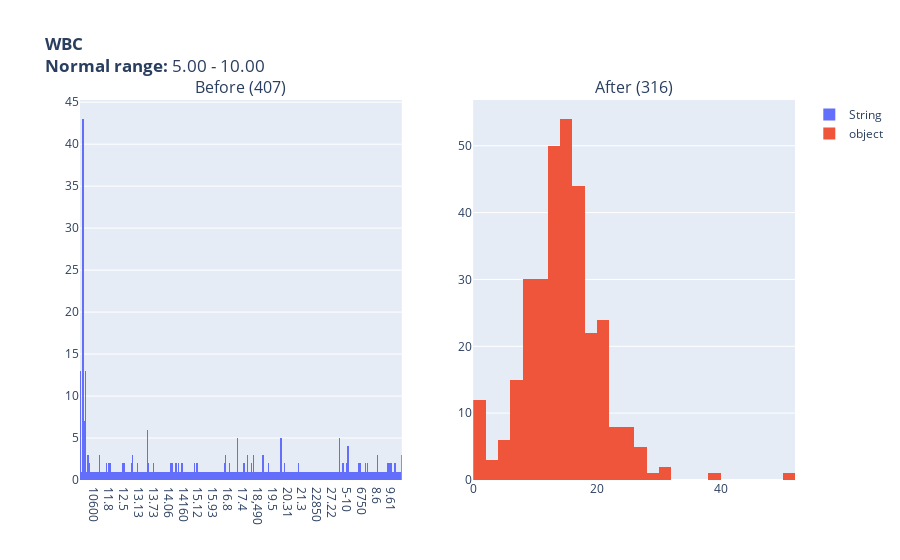

Write notebook code for a chart like this one.
### Code cell
lab_name = 'WBC'
normal_range = '5.00 - 10.00'
before_data = lab_df.loc[lab_df['labItemsNameRef'] == 'WBC']
after_data = selected_lab_df.loc[selected_lab_df['labItemsNameRef'] == 'WBC']

histogram_before_after(lab_name, 
                       normal_range, before_data,after_data)

### Figure 1 — Plotly figure (JSON) as saved in the notebook; plotly's stock layout.template omitted (floating-point values rounded to 4 significant figures; data arrays with more than 128 entries replaced by an {"elided": "..."} marker saying what was removed)
{"data": [{"hovertemplate": "WBC (5.00 - 10.00) Length: (407)", "name": "String", "type": "histogram", "x": {"elided": "407 str values"}, "xaxis": "x", "yaxis": "y"}, {"hovertemplate": "WBC (5.00 - 10.00) Length: (316)", "name": "object", "type": "histogram", "x": {"elided": "316 float values"}, "xaxis": "x2", "yaxis": "y2"}], "layout": {"annotations": [{"font": {"size": 16}, "showarrow": false, "text": "Before (407)", "x": 0.225, "xanchor": "center", "xref": "paper", "y": 1, "yanchor": "bottom", "yref": "paper"}, {"font": {"size": 16}, "showarrow": false, "text": "After (316)", "x": 0.775, "xanchor": "center", "xref": "paper", "y": 1, "yanchor": "bottom", "yref": "paper"}], "autosize": true, "title": {"text": "<b>WBC</b><br><b>Normal range:</b> 5.00 - 10.00"}, "xaxis": {"anchor": "y", "autorange": true, "domain": [0, 0.45], "range": [-0.5, 259.5], "type": "category"}, "xaxis2": {"anchor": "y2", "autorange": true, "domain": [0.55, 1], "range": [0, 52], "type": "linear"}, "yaxis": {"anchor": "x", "autorange": true, "domain": [0, 1], "range": [0, 45.26]}, "yaxis2": {"anchor": "x2", "autorange": true, "domain": [0, 1], "range": [0, 56.84]}}}
